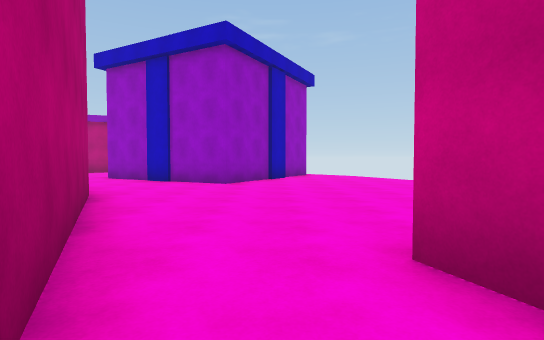
[1] (above)

13 first-person views from a walk through a 3-D level made in the Unity game engine. The camera is 1.3 m above the floor, tilts 2° down and sees 80° across. The floor is counted in squares, 2 m on a side. Each view is taken from the middle of a square. On the plan, view 1 faces up. The plan holds only what a view shows up to about 10 squares ahead; the rest is blank. The place goes on beyond the plan. The player character is not drawn.

[2]
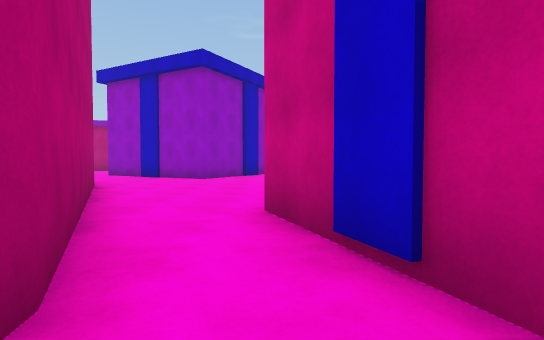

[3]
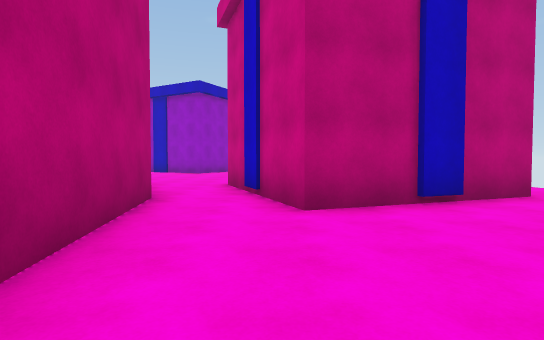

[4]
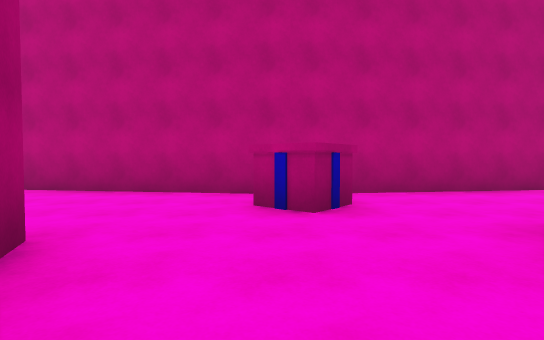

[5]
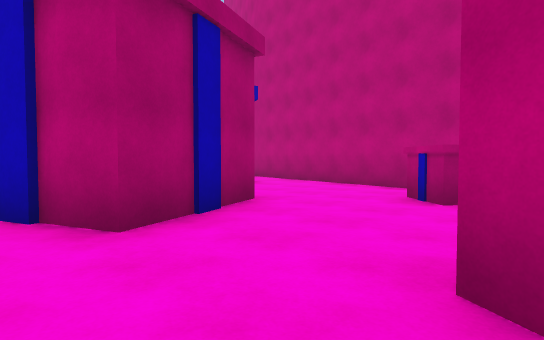

[6]
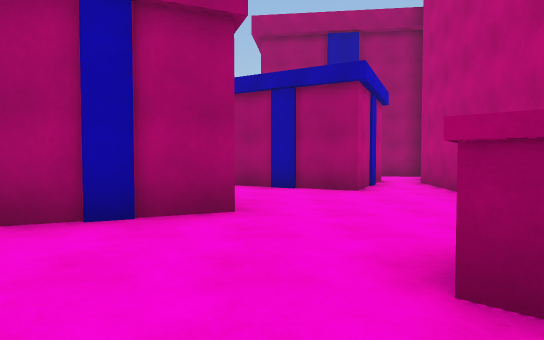

[7]
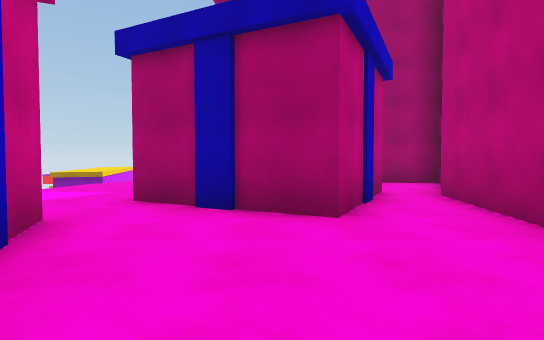

[8]
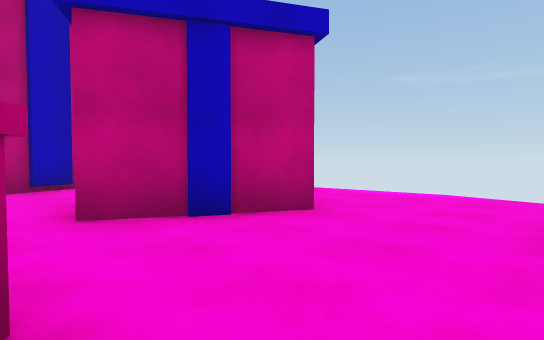

[9]
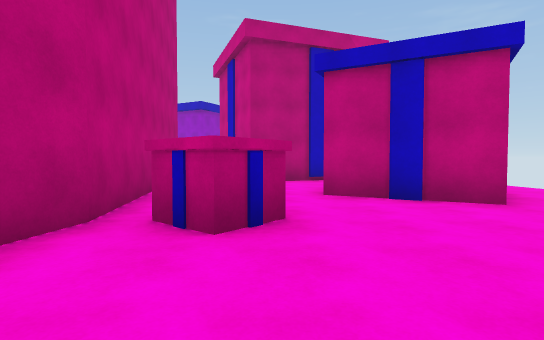

[10]
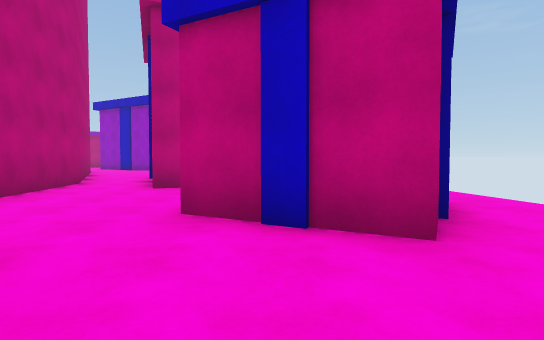

[11]
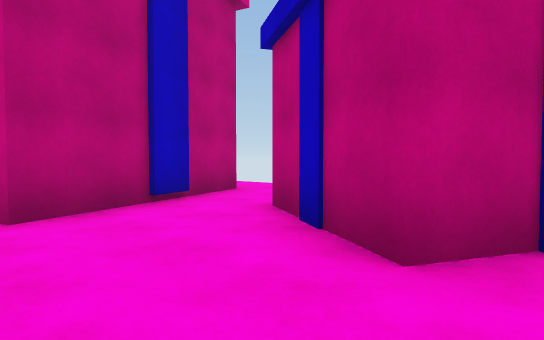

[12]
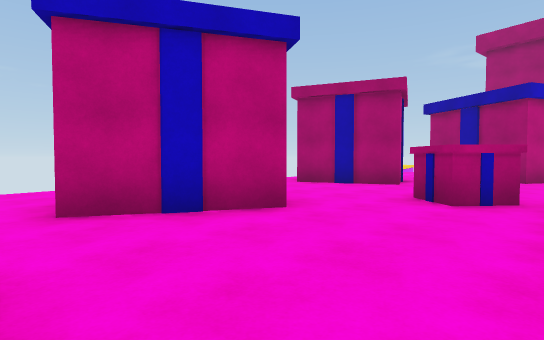

[13]
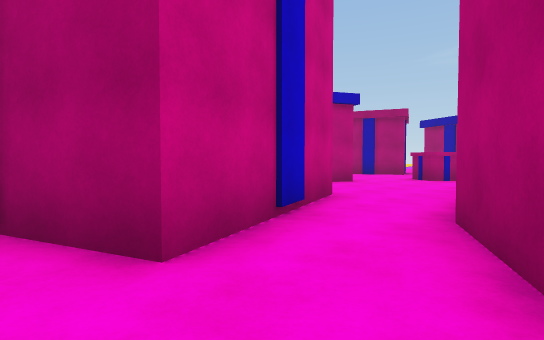

### Floor plan
Ten units are one square. View 1 is at (0, 0); x grows to the right and y downward. Boxes are objects, and circles mark ways between rooms. Rooms are numbered by the first view taken in them; rooms with no view inside come last. Other rooms are left out.
<svg viewBox="-48 -105 133 265">
<path fill="none" stroke="#000" d="M21 11 9 -21M-9 -12 0 6 2 16M2 16 8 57M39 52 52 28M45 12 24 20 21 11M55 125 44 100 69 90 76 105M68 55 63 65 39 52M8 57 11 77 0 147M10 140 13 135M8 155 23 125 44 136M-3 -100 -12 -83 -43 -100M-33 -58 -9 -12M9 -21 27 -27"/>
<rect x="15" y="65" width="20" height="20" fill="#bbb"><title>other object</title></rect>
<circle cx="10" cy="20" r="3" fill="#2a7"/>
<circle cx="0" cy="-20" r="3" fill="#2a7"/>
<circle cx="25" cy="60" r="3" fill="#2a7"/>
<text x="10" y="0">1</text>
<text x="20" y="30">2</text>
<text x="40" y="90">3</text>
<text x="10" y="-70">4</text>
</svg>
Room 1 opens to room 2. Room 1 opens to room 4. Room 2 opens to room 3.

Where each view was taken, in squares from view 1:
view 1: 0 up, 0 right, facing up
view 2: 2 down, 1 right, facing up
view 3: 6 down, 2 right, facing up
view 4: 8 down, 7 right, facing left
view 5: 6 down, 8 right, facing down-left
view 6: 6 down, 4 right, facing down
view 7: 9 down, 3 right, facing down
view 8: 9 down, 3 right, facing up-right
view 9: 11 down, 3 right, facing up
view 10: 9 down, 5 right, facing up
view 11: 6 down, 2 right, facing up-right
view 12: 2 down, 1 right, facing down-right
view 13: 3 up, 1 left, facing down-right
